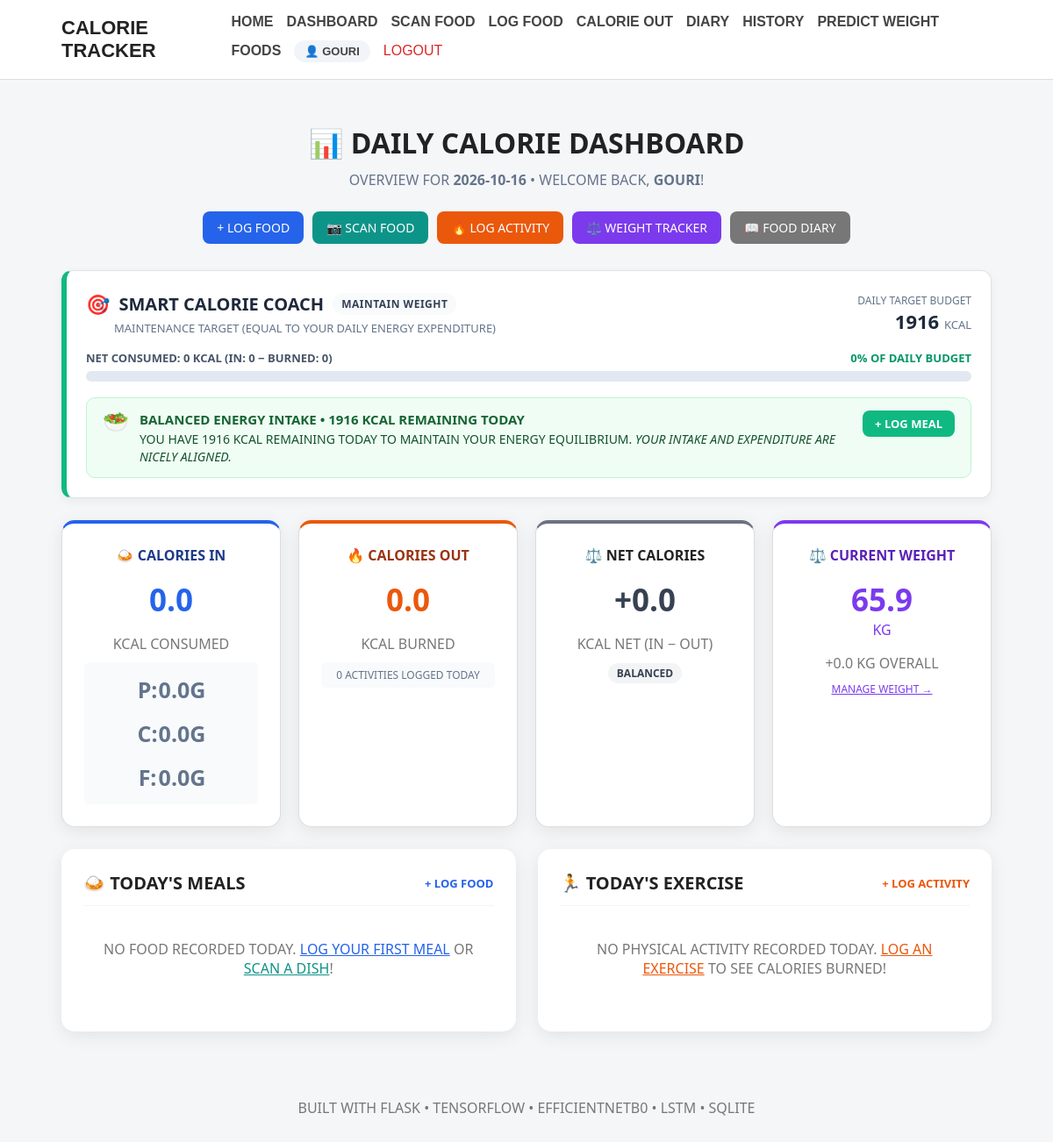
The page /dashboard (signed in) on the database as committed earlier.
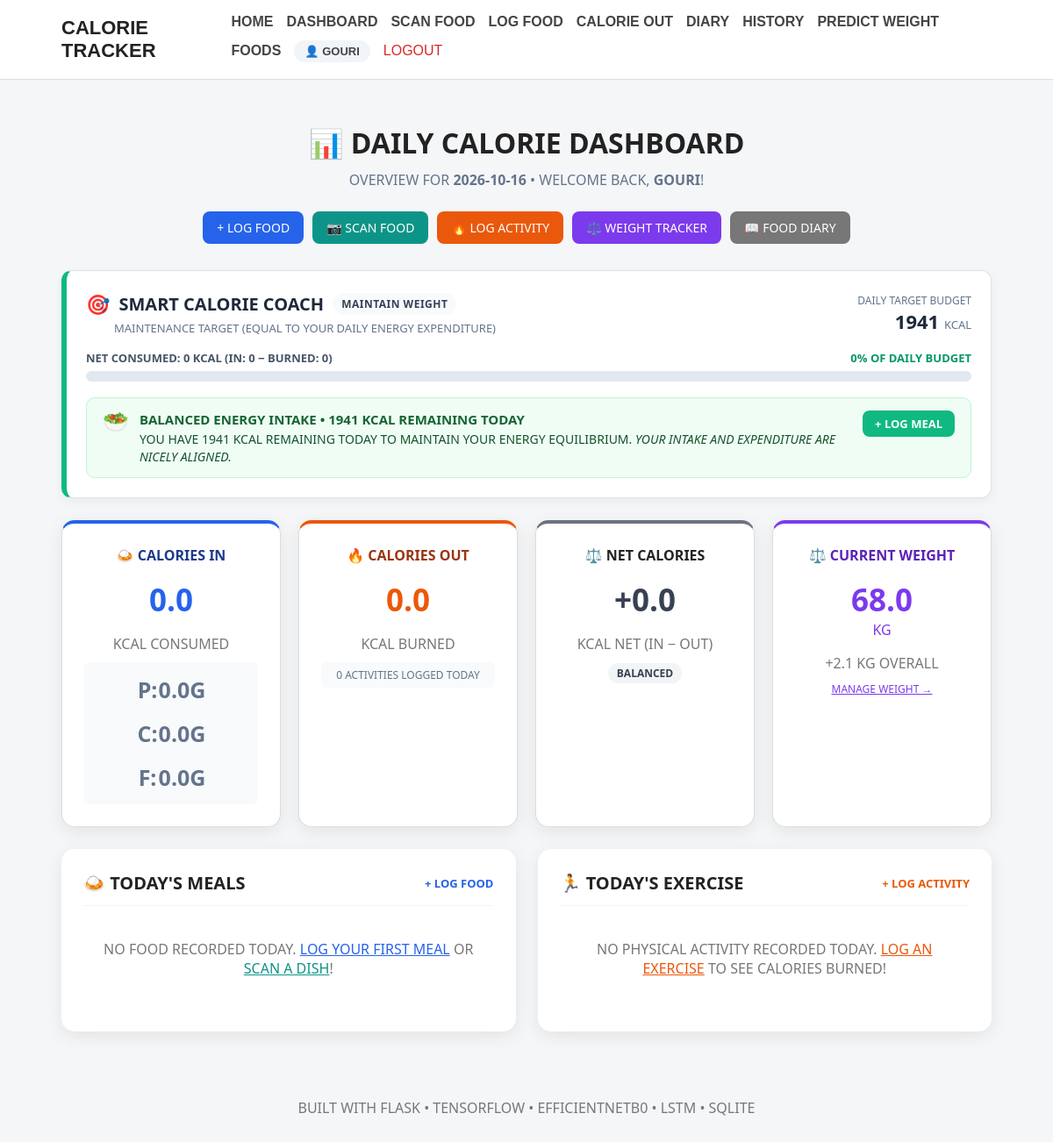
The same page on the database as committed later.
### tables this page shows
CREATE TABLE weight_records (
            id INTEGER PRIMARY KEY AUTOINCREMENT,
            user_id INTEGER NOT NULL,
            weight_kg REAL NOT NULL,
            recorded_date TEXT NOT NULL,
            created_at TIMESTAMP DEFAULT CURRENT_TIMESTAMP,
            FOREIGN KEY (user_id) REFERENCES users(id) ON DELETE CASCADE
        );

### app.py (the view)
@app.route("/dashboard")
@login_required
def dashboard():
    user_id = session.get("user_id")
    today = datetime.now().strftime("%Y-%m-%d")
    food_entries = get_diary_by_date_user(user_id, today)
    food_totals = calculate_totals(food_entries)
    calories_in = food_totals.get(
        "Calories (kcal)",
        0
    )
    exercise_entries = get_calorie_out_by_date(user_id, today)
    calories_out = get_calorie_out_total(user_id, today)
    net_calories = calories_in - calories_out
    latest_w = get_latest_weight(user_id)
    current_weight = latest_w["weight_kg"] if latest_w else None
    weight_stats = get_weight_stats(user_id)
    profile = get_user_profile(user_id)
    coach = get_daily_calorie_coach(user_id, today)
    return render_template(
        "dashboard.html",
        date=today,
        calories_in=round(calories_in, 2),
        calories_out=round(calories_out, 2),
        net_calories=round(net_calories, 2),
        food_entries=food_entries,
        exercise_entries=exercise_entries,
        food_totals=food_totals,
        current_weight=current_weight,
        weight_stats=weight_stats,
        profile=profile,
        coach=coach
    )

### app.py (called while the page is built)
def login_required(view_func):
    @wraps(view_func)
    def wrapped_view(*args, **kwargs):
        if not session.get("user_id"):
            flash("Please log in to access this page.", "error")
            return redirect(url_for("login", next=request.path))
        return view_func(*args, **kwargs)
    return wrapped_view

@app.context_processor
def inject_user():
    user_id = session.get("user_id")
    if user_id:
        user = get_user_by_id(user_id)
        if user:
            return {"current_user": user, "logged_in": True}
    return {"current_user": None, "logged_in": False}

### database.py (called while the page is built)
def get_connection():
    connection = sqlite3.connect(
        DATABASE_PATH
    )
    connection.row_factory = sqlite3.Row
    connection.execute("PRAGMA foreign_keys = ON")
    return connection

def get_user_by_id(user_id):
    connection = get_connection()
    cursor = connection.cursor()
    cursor.execute("SELECT * FROM users WHERE id = ?", (user_id,))
    user = cursor.fetchone()
    connection.close()
    return user

### services/diary_service.py (called while the page is built)
def get_diary_by_date_user(user_id, date_str=None):
    if not user_id:
        return []
    return get_calorie_in_by_date(user_id, date_str)

### templates/dashboard.html (shortened to what the changed rows need)
{% extends "base.html" %}
{% block content %}
<div class="page-header" style="text-align: center; margin-bottom: 25px;">
    <h1>📊 Daily Calorie Dashboard</h1>
</div>
{% if coach and coach.has_profile %}
<div class="card" style="margin-bottom: 25px; border-left: 6px solid {% if coach.is_over_budget %}#ef4444{% else %}#10b981{% endif %}; background: #ffffff; box-shadow: 0 4px 12px rgba(0,0,0,0.05); border-radius: 12px; padding: 22px;">
    <div style="display: flex; flex-wrap: wrap; justify-content: space-between; align-items: center; gap: 12px; margin-bottom: 16px;">
        <div>
            <div style="display: flex; align-items: center; gap: 10px;">
                <span style="font-size: 22px;">🎯</span>
                <h2 style="margin: 0; font-size: 20px; color: #1e293b;">Smart Calorie Coach</h2>
                <span style="background: {% if coach.goal_type == 'loss' %}#ecfdf5; color: #065f46;{% elif coach.goal_type == 'gain' %}#eff6ff; color: #1e40af;{% else %}#f8fafc; color: #334155;{% endif %} font-size: 12px; font-weight: 700; padding: 4px 10px; border-radius: 20px; text-transform: uppercase; letter-spacing: 0.5px;">
                    {{ coach.goal }}
                </span>
            </div>
            <p style="margin: 4px 0 0 32px; color: #64748b; font-size: 13px;">
                {{ coach.target_description }}
            </p>
        </div>
        <div style="text-align: right;">
            <div style="font-size: 12px; color: #64748b; font-weight: 500;">Daily Target Budget</div>
            <div style="font-size: 22px; font-weight: 800; color: #1e293b;">
                {{ "%.0f"|format(coach.daily_target) }} <small style="font-size: 13px; font-weight: 500; color: #64748b;">kcal</small>
            </div>
        </div>
    </div>
    <div style="margin-bottom: 18px;">
        <div style="display: flex; justify-content: space-between; font-size: 13px; margin-bottom: 6px;">
            <span style="color: #475569; font-weight: 600;">
                Net Consumed: <strong>{{ "%.0f"|format(coach.net_intake) }}</strong> kcal (In: {{ "%.0f"|format(coach.calories_in) }} − Burned: {{ "%.0f"|format(coach.calories_out) }})
            </span>
            <span style="font-weight: 700; color: {% if coach.is_over_budget %}#dc2626{% else %}#059669{% endif %};">
                {{ "%.0f"|format(coach.pct_used) }}% of daily budget
            </span>
        </div>
        <div style="background: #e2e8f0; height: 12px; border-radius: 6px; overflow: hidden; position: relative;">
        </div>
    </div>
    <div style="background: {% if coach.is_over_budget %}#fef2f2{% else %}#f0fdf4{% endif %}; border-radius: 10px; padding: 14px 18px; margin-bottom: {% if coach.is_over_budget %}20px{% else %}0{% endif %}; border: 1px solid {% if coach.is_over_budget %}#fecaca{% else %}#bbf7d0{% endif %};">
        <div style="display: flex; align-items: flex-start; gap: 12px;">
            <span style="font-size: 24px; line-height: 1;">{% if coach.is_over_budget %}⚠️{% else %}🥗{% endif %}</span>
            <div style="flex: 1;">
                <strong style="color: {% if coach.is_over_budget %}#991b1b{% else %}#166534{% endif %}; font-size: 15px; display: block; margin-bottom: 3px;">
                    {{ coach.status_title }} &bull;
                    {% if coach.is_over_budget %}
                        {{ "%.0f"|format(coach.excess_calories) }} kcal over target
                    {% else %}
                        {{ "%.0f"|format(coach.remaining) }} kcal remaining today
                    {% endif %}
                </strong>
                <p style="margin: 0; font-size: 14px; color: {% if coach.is_over_budget %}#7f1d1d{% else %}#14532d{% endif %}; line-height: 1.4;">
                    {{ coach.status_message }} <em>{{ coach.tip }}</em>
                </p>
            </div>
            {% if not coach.is_over_budget %}
            <div>
                <a href="{{ url_for('log_food') }}" class="button" style="background: #10b981; margin: 0; padding: 6px 14px; font-size: 13px; font-weight: 600; white-space: nowrap;">
                    + Log Meal
                </a>
            </div>
            {% endif %}
        </div>
    </div>
</div>
{% endif %}
<div class="summary-grid">
    <div class="summary-card" style="border-top: 4px solid #7c3aed;">
        <h3 style="margin-top: 0; color: #5b21b6; font-size: 16px;">⚖️ Current Weight</h3>
        <div class="summary-number" style="color: #7c3aed;">
            {% if current_weight is not none %}
                {{ "%.1f"|format(current_weight) }} <small style="font-size: 16px; font-weight: normal; color: #7c3aed;">kg</small>
            {% else %}
                <span style="font-size: 26px; color: #94a3b8;">Not set</span>
            {% endif %}
        </div>
        <p style="margin-bottom: 10px;">
            {% if weight_stats and weight_stats.total_change is not none %}
                {{ "%+.1f"|format(weight_stats.total_change) }} kg overall
            {% else %}
                Body Weight
            {% endif %}
        </p>
        <div style="font-size: 12px;">
            <a href="{{ url_for('profile') }}" style="color: #7c3aed; text-decoration: underline;">
            </a>
        </div>
    </div>
</div>
<div style="display: grid; grid-template-columns: repeat(auto-fit, minmax(360px, 1fr)); gap: 25px; margin-top: 10px;">
    <div class="dashboard-section" style="margin-bottom: 0;">
        <div style="display: flex; justify-content: space-between; align-items: center; margin-bottom: 18px; border-bottom: 1px solid #f1f5f9; padding-bottom: 12px;">
            <h2 style="margin: 0; font-size: 20px;">🍛 Today's Meals</h2>
        </div>
    </div>
    <div class="dashboard-section" style="margin-bottom: 0;">
        <div style="display: flex; justify-content: space-between; align-items: center; margin-bottom: 18px; border-bottom: 1px solid #f1f5f9; padding-bottom: 12px;">
            <h2 style="margin: 0; font-size: 20px;">🏃 Today's Exercise</h2>
        </div>
    </div>
</div>
{% endblock %}

Rows that differ between the two databases and show on the page:
no longer on this page (row unchanged): weight_records: weight_kg "65.9"
added weight_records: weight_kg "68.0"
Other text that changed with them:
{{ "%.0f"|format(coach.daily_target) }}: "1916" → "1941"
{{ "%.0f"|format(coach.remaining) }}: "1916" → "1941"
{{ coach.status_message }}: "YOU HAVE 1916 KCAL REMAINING TODAY TO MAINTAIN YOUR ENERGY EQUILIBRIUM." → "YOU HAVE 1941 KCAL REMAINING TODAY TO MAINTAIN YOUR ENERGY EQUILIBRIUM."
{{ "%+.1f"|format(weight_stats.total_change) }}: "+0.0" → "+2.1"
